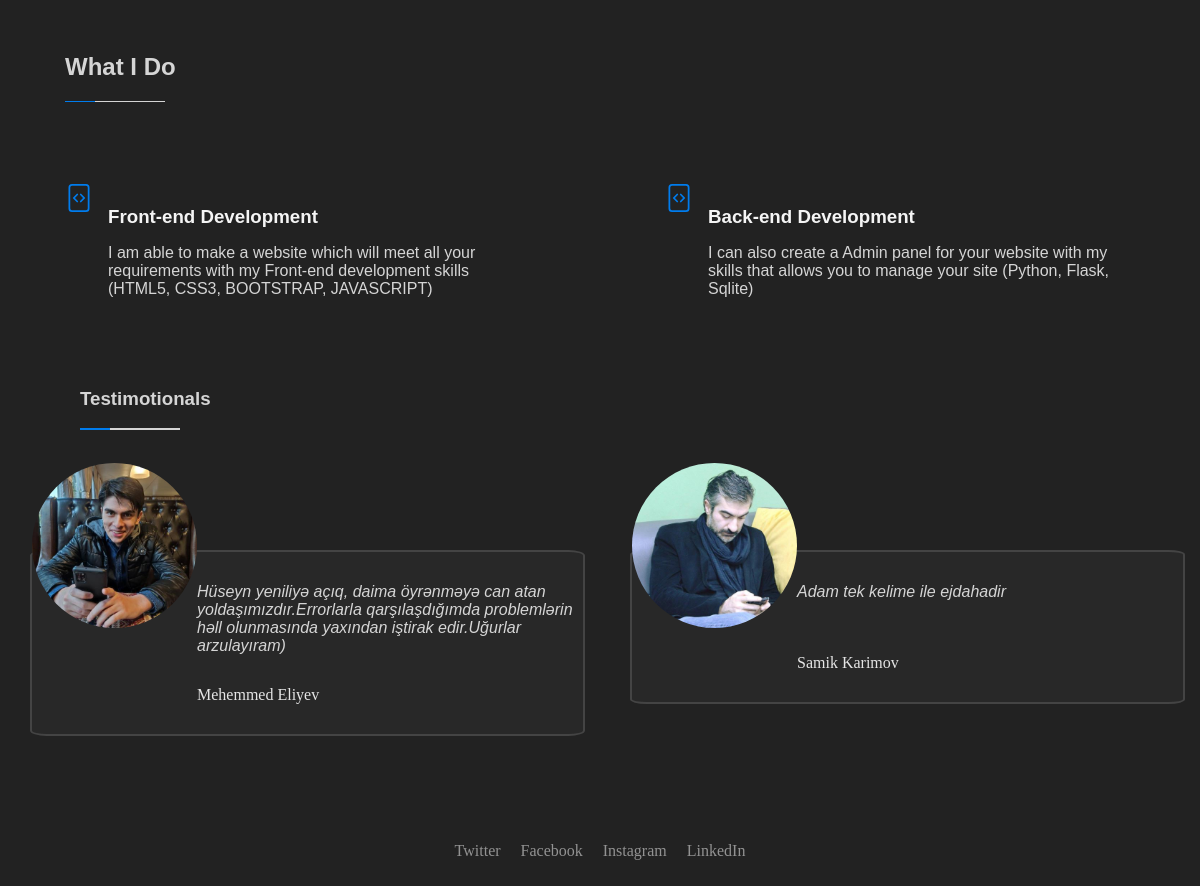
/ (lower part), run on an earlier commit of the app's database.
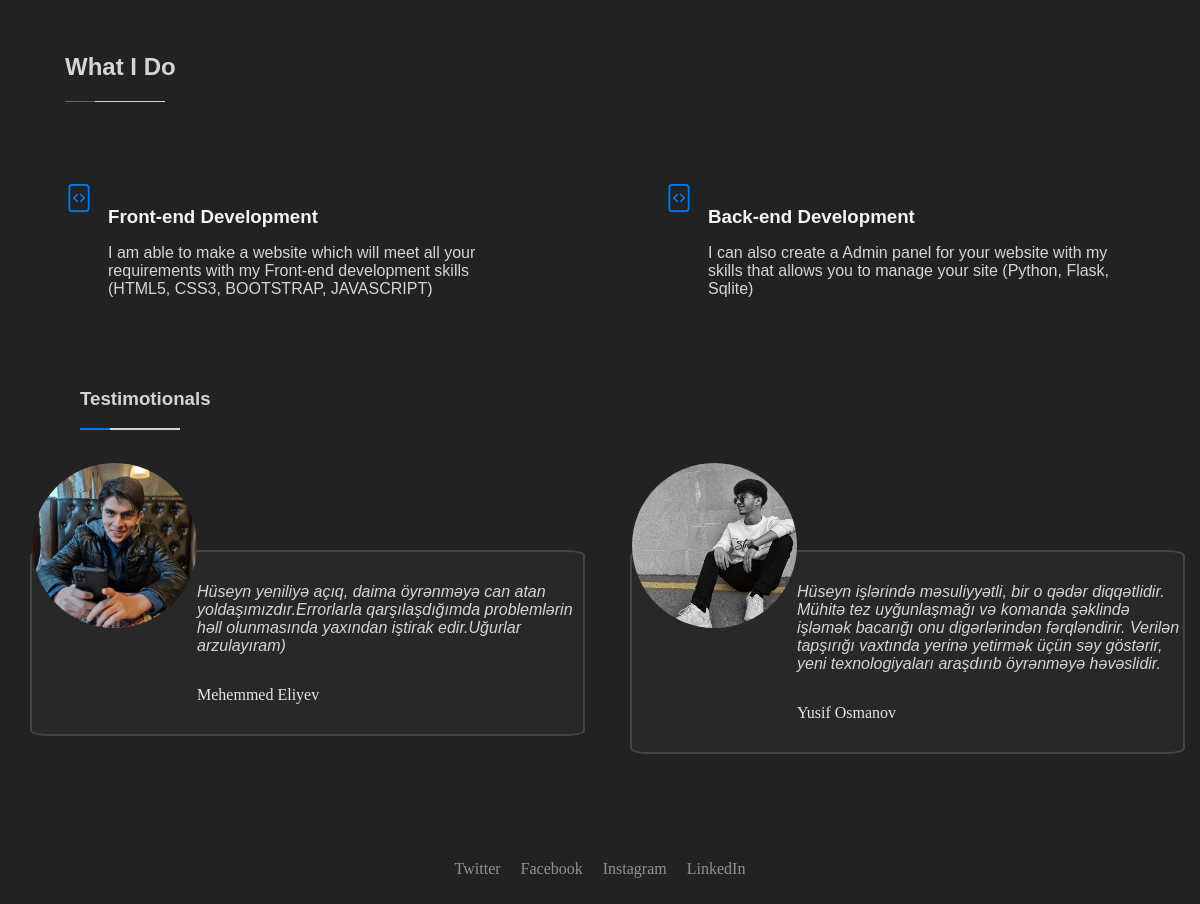
And on a later commit of the database.
### models.py (models this page shows)
class Testimotional(db.Model):
    id=db.Column(db.Integer,primary_key=True)
    testimotional_content=db.Column(db.String(100))
    testimotional_writer=db.Column(db.String(100))
    writer_img=db.Column(db.String(100))

### app/routes.py (the view)
@app.route("/")
def app_index():
    from models import Service,Testimotional
    services=Service.query.all()
    testimotionals=Testimotional.query.all()
    return render_template('app/index.html', services=services, testimotionals=testimotionals)

### templates/app/index.html (shortened to what this page needs)
{% extends "app/base.html" %}
{% block content %}
        <section class="what-i-do">
            <div class="container-fluid">
                <div class="row">
                    <div class="col-12">
                        <div class="main-text-container">
                            <div class="main-text">
                                <h2>What I Do</h2>
                                <div class="blue-gray-div">
                                    <div class="blue-div"></div>
                                    <div class="gray-div"></div>
                                </div>
                            </div>
                        </div>
                    </div>
                </div>
                <div class="row">
                    {% for service in services %}
                    <div class="col-sm-12 col-lg-6">
                        <div class="marketing-container">
                            <div class="copyright-icon">
                            </div>
                            <div class="copyright-text">
                                <h3>{{service.service_title}}</h3>
                                <p>
                                {{service.service_desc}}
                                </p>
                            </div>
                        </div>
                    </div>
                    {% endfor %}
                </div>
            </div>
        </section>
        <section class="testimotionals">
            <div class="container-fluid">
                <div class="row m-50">
                    <div class="col-12">
                        <div class="testimotionals-text">
                            <h3>Testimotionals</h3>
                            <div class="blue-gray-div">
                                <div class="blue-div"></div>
                                <div class="gray-div"></div>
                            </div>
                        </div>
                    </div>
                </div>
                <div class="row">
                    {% for testimotional in testimotionals %}
                    <div class="col-sm-12 col-lg-6">
                        <div class="testimotionals-content">
                            <div class="test-image">
                                <img src="static/uploads/{{testimotional.writer_img}}" alt="">
                            </div>
                            <div class="test-comment">
                                <p>{{testimotional.testimotional_content}}</p>
                                <span>{{testimotional.testimotional_writer}}</span>
                            </div>
                        </div>
                    </div>
                    {% endfor %}
                </div>
            </div>
        </section>
{% endblock %}

What changed in the data, as far as the page shows it:
removed Testimotional: writer_img (picture), testimotional_content "Adam tek kelime ile ejdahadir", testimotional_writer "Samik Karimov"
added Testimotional: writer_img (picture), testimotional_content "Hüseyn işlərində məsuliyyətli, bir o qədər diqqətlidir. Mühitə tez uyğunlaşmağı və komanda şəklində işləmək bacarığı onu digərlərindən fərqləndirir. Verilən tapşırığı vaxtında yerinə yetirmək üçün səy göstərir, yeni texnologiyaları araşdırıb öyrənməyə həvəslidir.", testimotional_writer "Yusif Osmanov"
